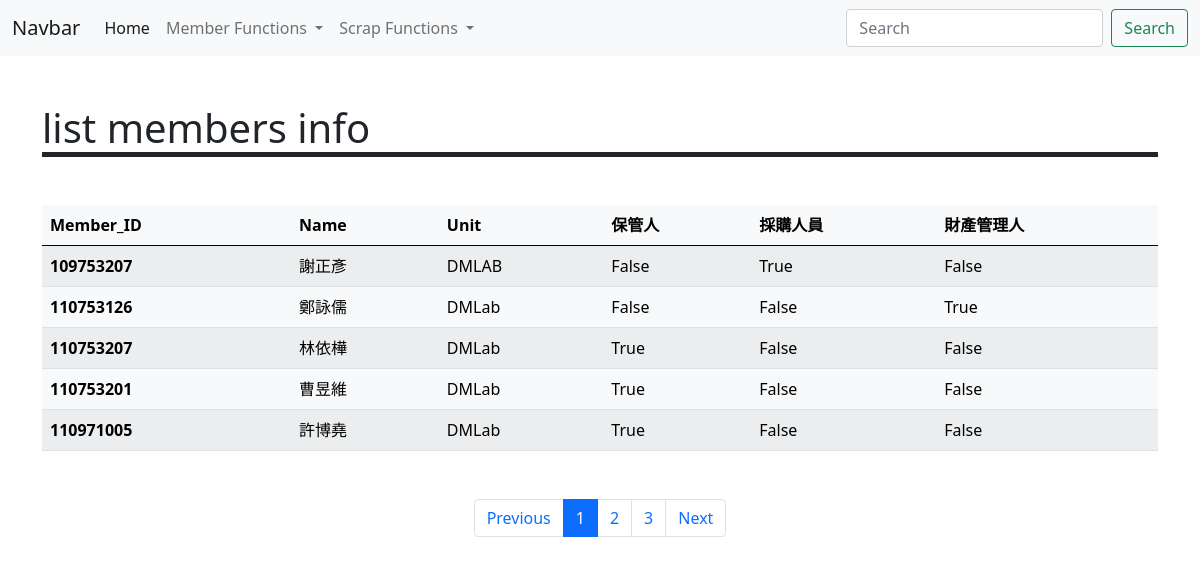
The app's page /member/info with its own data.
### tables this page shows
CREATE TABLE "Occupation" ( 
	"Member_ID" [nchar](10) NOT NULL,
	"Occupation" [nvarchar](50) NOT NULL,
	PRIMARY KEY("Member_ID", "Occupation"),
	FOREIGN KEY ("Member_ID") REFERENCES Member(Member_ID)
);

CREATE TABLE "Member"(
	"Member_ID" [nchar](10) NOT NULL,
	"Name" [nvarchar](50) NULL,
	"Unit" [nvarchar](50) NULL,
	PRIMARY KEY("Member_ID")
);

### view/member_register.py (the view)
@member_app.route('/info')
def member_info_show():
    page = int(request.args.get('page') if request.args.get('page') else 1)
    each_page = 5
    connection  = engine.connect() # connection 要放在view function中，否則會出現thread error
    query = db.select(func.count()).select_from(table_members)
    proxy = connection.execute(query)
    total_pages = math.ceil(proxy.fetchall()[0][0]/each_page) # [0][0] => inorder to get the value
    query = db.select(table_members,table_ocu.c.Occupation).select_from(table_members.outerjoin(table_ocu)).limit(each_page).offset((page-1)*each_page)
    proxy = connection.execute(query)
    sql_results = proxy.fetchall()
    tmp_df = pd.DataFrame(sql_results, columns=["Member_ID", 'Name', "Unit", "Occupation"])
    results = pd.concat([tmp_df.drop(["Occupation"], axis=1), pd.get_dummies(tmp_df["Occupation"], dtype='bool')], axis=1).to_dict(orient="records")
    print(sql_results)
    print(results)
    connection.close()
    return render_template('member_info.html',
                           page_header="list members info",
                           total_pages=total_pages,
                           outputs=results,
                           page=page)

### templates/member_info.html (shortened to what this page needs)
{% extends "parts/base.html" %}
{% block page_content %}
{{ super() }}
<table class="table table-light table-striped table-hover mt-5">
    <thead>
      <tr>
        {% for key in outputs[0] %}
        <th scope="col">{{ key }}</th>
        {% endfor %}
      </tr>
    </thead>
    <tbody>
        {% for col in outputs %}
        <tr>
            {% for k in col %}
                {% if k=='Member_ID' %}
                    <th scope="row">{{ col[k] }}</th>
                {% else %}
                    <td>{{ col[k] }}</td>
                {% endif %}
            {% endfor %}
          </tr>
        {% endfor %}
    </tbody>
  </table>
<ul class="pagination  justify-content-center mt-5">
    <li class="page-item"><a class="page-link" href="/member/info?page={{ page-1 }}">Previous</a></li>
    {% for p in range(1,total_pages+1 ) %}
    <li class="page-item {{'active' if p==page else ''}}"><a class="page-link" href="/member/info?page={{p}}">{{ p }}</a></li>
    {% endfor %}
    <li class="page-item"><a class="page-link" href="/member/info?page={{ page+1 }}">Next</a></li>
</ul>
{% endblock page_content %}

### templates/parts/base.html (shortened to what this page needs)
<!DOCTYPE html>
<html lang="en">
<head>
    {% block head %}
    {% block styles %}
    {% include "parts/_styles.html" %}
    {% endblock styles %}
    {% endblock head %}
</head>
<body>
    {% block body %}
    {% include "parts/_navbar.html" %}
    <div class="container">
    {% block page_content %}
    {% include "parts/_page_header.html" %}
    {% endblock page_content %}
    </div>
    {% endblock body %}
</body>
</html>

### templates/parts/_styles.html
<link rel="stylesheet" href="{{ url_for('static', filename='bootstrap-5.0.0-beta2-dist/css/bootstrap.css') }}">

### templates/parts/_navbar.html (shortened to what this page needs)
<nav class="navbar navbar-expand-lg navbar-light bg-light">
    <div class="container-fluid">
      <a class="navbar-brand" href="/">Navbar</a>
      <div class="collapse navbar-collapse" id="navbarSupportedContent">
        <ul class="navbar-nav me-auto mb-2 mb-lg-0">
          <li class="nav-item">
            <a class="nav-link active" aria-current="page" href="/">Home</a>
          </li>
          <li class="nav-item dropdown">
            <a class="nav-link dropdown-toggle" href="#" id="navbarDropdown" role="button" data-bs-toggle="dropdown" aria-expanded="false">
              Member Functions
            </a>
          </li>
          <li class="nav-item dropdown">
            <a class="nav-link dropdown-toggle" href="#" id="navbarDropdown" role="button" data-bs-toggle="dropdown" aria-expanded="false">
              Scrap Functions
            </a>
          </li>
        </ul>
        <form class="d-flex">
          <input class="form-control me-2" type="search" placeholder="Search" aria-label="Search">
          <button class="btn btn-outline-success" type="submit">Search</button>
        </form>
      </div>
    </div>
</nav>

### templates/parts/_page_header.html
<h1 class="mt-5 border-bottom border-dark border-5 ">{{page_header}}</h1>

### records on screen
Occupation: Occupation "保管人", Occupation "False", Member_ID "110753207", Name "林依樺" "DMLab", Occupation "True"
Occupation: Occupation "採購人員", Member_ID "109753207", Name "謝正彥" "DMLAB", Occupation "True", Occupation "False"
Occupation: Occupation "財產管理人", Occupation "False", Member_ID "110753126", Name "鄭詠儒" "DMLab", Occupation "True"
Occupation: Member_ID "110753201", Name "曹昱維" "DMLab"
Occupation: Member_ID "110971005", Name "許博堯" "DMLab"

### other values on screen
{{ page_header }} "list members info"
{{ key }} "Member_ID" "Name" "Unit"
{{ p }} "1" "2" "3"
